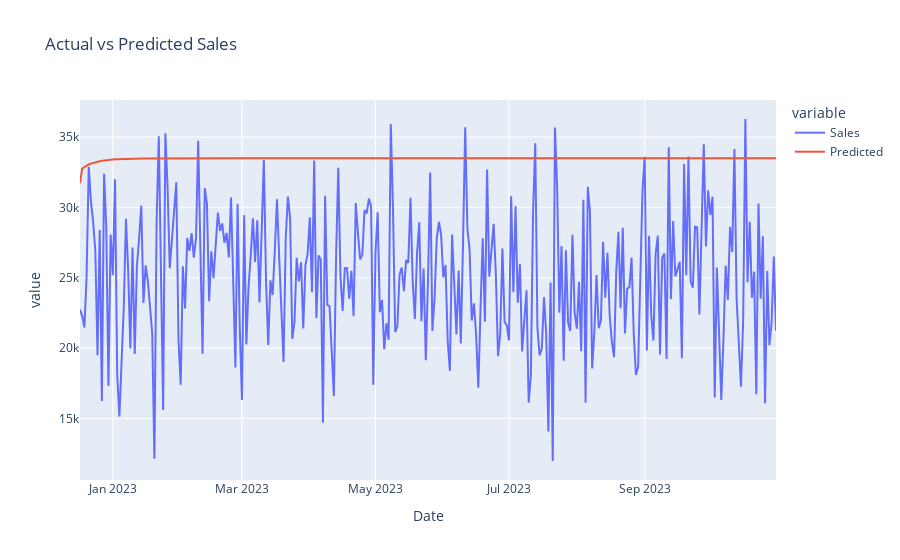

This figure's notebook cell:
### Markdown cell above
# Data Visualisation

### Code cell
fig = px.line(test, x=test.index, y=['Sales'], title='Actual vs Predicted Sales')
fig.add_scatter(x=test.index, y=predictions[:, 0], mode='lines', name='Predicted')
fig.show()

### Figure 1 — Plotly figure (JSON) as saved in the notebook; plotly's stock layout.template omitted (floating-point values rounded to 4 significant figures; data arrays with more than 128 entries replaced by an {"elided": "..."} marker saying what was removed)
{"data": [{"hovertemplate": "variable=Sales<br>Date=%{x}<br>value=%{y}<extra></extra>", "legendgroup": "Sales", "line": {"color": "#636efa", "dash": "solid"}, "marker": {"symbol": "circle"}, "mode": "lines", "name": "Sales", "orientation": "v", "showlegend": true, "type": "scatter", "x": {"elided": "319 str values"}, "xaxis": "x", "y": {"elided": "319 float values"}, "yaxis": "y"}, {"mode": "lines", "name": "Predicted", "type": "scatter", "x": {"elided": "319 str values"}, "y": {"elided": "319 float values"}}], "layout": {"legend": {"title": {"text": "variable"}, "tracegroupgap": 0}, "title": {"text": "Actual vs Predicted Sales"}, "xaxis": {"anchor": "y", "domain": [0, 1], "title": {"text": "Date"}}, "yaxis": {"anchor": "x", "domain": [0, 1], "title": {"text": "value"}}}}
